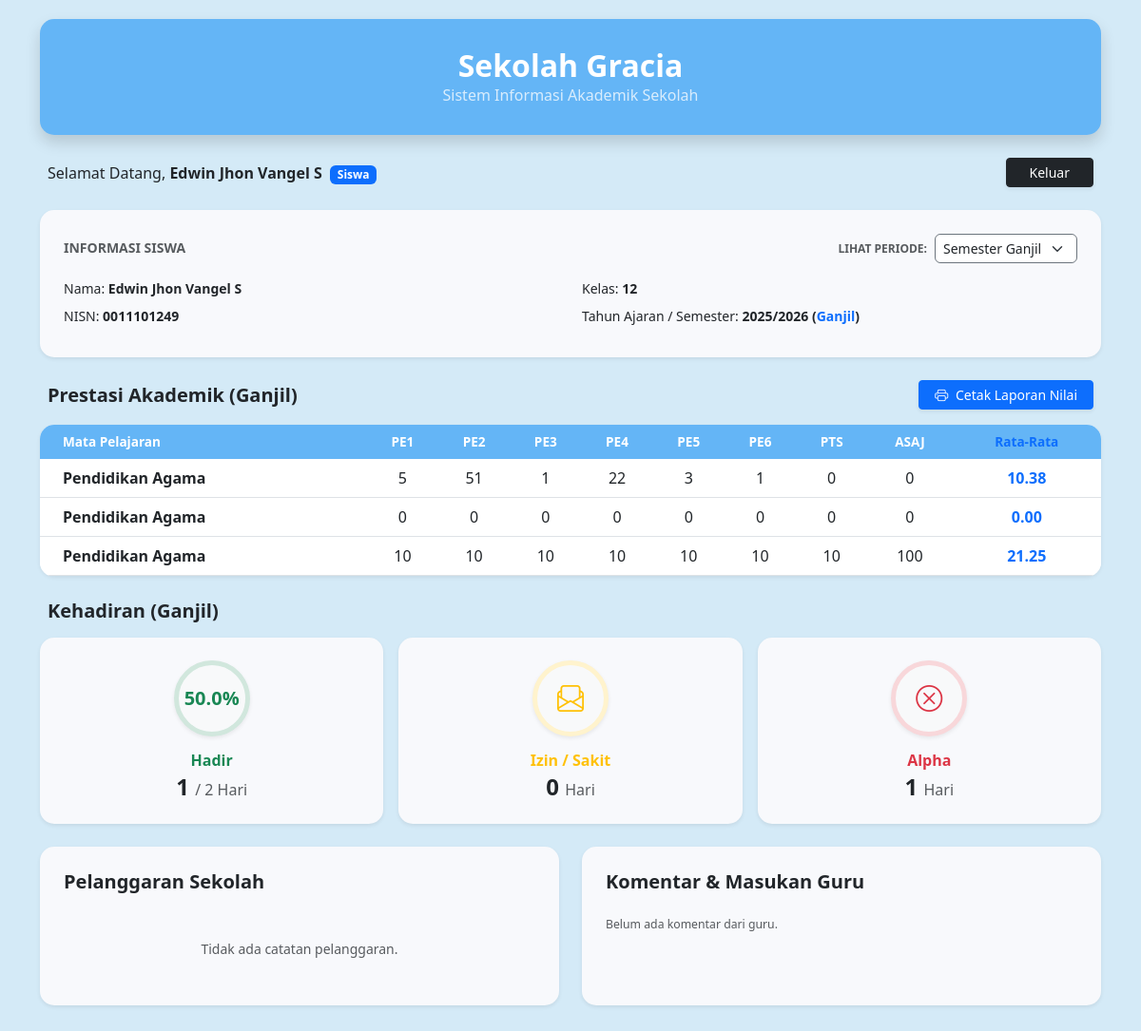
Page /menu.php (signed in) on the committed database.
### tables this page shows
CREATE TABLE `data_siswa` (
  `nisn` varchar(10) NOT NULL,
  `nama` varchar(50) NOT NULL,
  `email` varchar(100) DEFAULT NULL,
  `kelas` int NOT NULL,
  `alamat` varchar(255) NOT NULL,
  `password` varchar(10) DEFAULT NULL,
  `level` int NOT NULL,
  `status_akun` enum('Waiting','Approved','Rejected') DEFAULT 'Waiting'
);

CREATE TABLE `tabel_nilai` (
  `id_nilai` int NOT NULL,
  `nisn` varchar(10) DEFAULT NULL,
  `id_matapelajaran` varchar(2) DEFAULT NULL,
  `pe1` int DEFAULT '0',
  `pe2` int DEFAULT '0',
  `pe3` int DEFAULT '0',
  `pe4` int DEFAULT '0',
  `pe5` int DEFAULT '0',
  `pe6` int DEFAULT '0',
  `pts` int DEFAULT '0',
  `asaj` int DEFAULT '0',
  `semester` enum('Ganjil','Genap') DEFAULT 'Ganjil'
);

CREATE TABLE `mata_pelajaran` (
  `id_matapelajaran` varchar(2) NOT NULL,
  `matapelajaran` varchar(20) NOT NULL
);

### menu.php (the view, shortened to what this page needs)
<?php
include 'koneksi.php';
$level_user = $_SESSION['level'];
$nisn_login = $_SESSION['nisn'];
$semester_aktif = isset($_GET['semester']) ? mysqli_real_escape_string($conn, $_GET['semester']) : 'Ganjil';
$query_user = mysqli_query($conn, "SELECT * FROM data_siswa WHERE nisn = '$nisn_login'");
$user_data = mysqli_fetch_assoc($query_user);
?>
<!DOCTYPE html>
<html lang="id">
<head>
    <link href="https://cdn.jsdelivr.net/npm/bootstrap@5.3.0/dist/css/bootstrap.min.css" rel="stylesheet">
    <link rel="stylesheet" href="https://cdn.jsdelivr.net/npm/bootstrap-icons@1.11.0/font/bootstrap-icons.css">
    <link href="https://unpkg.com/aos@2.3.1/dist/aos.css" rel="stylesheet">
</head>
<body>
    <div class="container pb-5">
        <div class="header-panel shadow mb-4 text-center" style="background-color: #64B5F6;" data-aos="zoom-in" data-aos-duration="800">
            <h2 class="fw-bold m-0">Sekolah Gracia</h2>
            <p class="m-0 opacity-75">Sistem Informasi Akademik Sekolah</p>
        </div>
        <div class="d-flex justify-content-between align-items-center mb-4 px-2" data-aos="fade-down" data-aos-delay="200">
            <div>
                <span>Selamat Datang, </span><span class="fw-bold"><?php echo $user_data['nama']; ?></span>
                <span class="badge bg-primary ms-1"><?php echo ($level_user == '2') ? 'Guru / Admin' : 'Siswa'; ?></span>
            </div>
            <a href="logout.php" class="btn btn-dark btn-sm px-4 shadow-sm">Keluar</a>
        </div>
        <?php if ($level_user == '2'): ?>
            <div class="card info-card shadow-sm mb-4" data-aos="fade-up" data-aos-duration="800">
                <h5 class="fw-bold mb-4 small text-uppercase text-muted">Informasi Admin / Sekolah</h5>
                <div class="row">
                    <div class="col-md-4 mb-3">
                        <div class="p-3 bg-white rounded shadow-sm border-start border-primary border-4">
                            <div class="text-muted small">Total Siswa</div>
                            <div class="h4 fw-bold mb-0"><?php echo $total_siswa; ?> Siswa</div>
                        </div>
                    </div>
                    <div class="col-md-4 mb-3">
                        <div class="p-3 bg-white rounded shadow-sm border-start border-success border-4">
                            <div class="text-muted small">Mata Pelajaran Aktif</div>
                            <div class="h4 fw-bold mb-0"><?php echo $total_mapel; ?> Pelajaran</div>
                        </div>
                    </div>
                    <div class="col-md-4 mb-3">
                        <div class="p-3 bg-white rounded shadow-sm border-start border-warning border-4">
                            <div class="text-muted small">Rata Nilai Sekolah</div>
                            <div class="h4 fw-bold mb-0"><?php echo $rata_rata_sekolah; ?></div>
                        </div>
                    </div>
                </div>
            </div>
            <h5 class="fw-bold mb-3 px-2" data-aos="fade-right">Menu Kelola Data</h5>
            <div class="row g-3">
                <div class="col-md-3"><a href="admin_cek_siswa.php" class="card menu-card shadow-sm h-100 p-4 text-center border-0"><i class="bi bi-search fs-2 text-primary mb-2"></i>
                        <h6 class="fw-bold text-dark mb-1">Monitor Siswa</h6><small class="text-muted">Cek nilai & absensi</small>
                    </a></div>
                <div class="col-md-3"><a href="tambah_nilai.php" class="card menu-card shadow-sm h-100 p-4 text-center border-0"><i class="bi bi-plus-circle fs-2 text-success mb-2"></i>
                        <h6 class="fw-bold text-dark mb-1">Input Nilai</h6><small class="text-muted">Masukkan rincian nilai</small>
                    </a></div>
                <div class="col-md-3"><a href="tambah_komentar.php" class="card menu-card shadow-sm h-100 p-4 text-center border-0"><i class="bi bi-chat-dots fs-2 text-info mb-2"></i>
                        <h6 class="fw-bold text-dark mb-1">Beri Komentar</h6><small class="text-muted">Tulis masukan evaluasi</small>
                    </a></div>
                <div class="col-md-3"><a href="admin_manajemen_user.php" class="card menu-card shadow-sm h-100 p-4 text-center border-0"><i class="bi bi-people fs-2 text-dark mb-2"></i>
                        <h6 class="fw-bold text-dark mb-1">Manajemen User</h6><small class="text-muted">Waiting list verifikasi</small>
                    </a></div>
            </div>
        <?php else: ?>
            <div class="card info-card shadow-sm mb-4" data-aos="fade-up" data-aos-duration="700">
                <div class="d-flex justify-content-between align-items-center mb-3">
                    <h5 class="fw-bold small text-uppercase text-muted m-0">Informasi Siswa</h5>
                    <form action="" method="GET" class="d-flex align-items-center gap-2">
                        <small class="text-muted fw-bold text-uppercase" style="font-size:0.75rem;">Lihat Periode:</small>
                        <select name="semester" class="form-select form-select-sm border-secondary" onchange="this.form.submit()" style="border-radius:6px; width:150px;">
                            <option value="Ganjil" <?php echo ($semester_aktif == 'Ganjil') ? 'selected' : ''; ?>>Semester Ganjil</option>
                        </select>
                    </form>
                </div>
                <div class="row small">
                    <div class="col-md-6">
                        <div class="mb-2">Nama: <strong><?php echo $user_data['nama']; ?></strong></div>
                        <div class="mb-2">NISN: <strong><?php echo $user_data['nisn']; ?></strong></div>
                    </div>
                    <div class="col-md-6">
                        <div class="mb-2">Kelas: <strong><?php echo $user_data['kelas']; ?></strong></div>
                        <div class="mb-2">Tahun Ajaran / Semester: <strong>2025/2026 (<span class="text-primary"><?php echo $semester_aktif; ?></span>)</strong></div>
                    </div>
                </div>
            </div>
            <div class="d-flex justify-content-between align-items-center mb-3 px-2" data-aos="fade-right">
                <h5 class="fw-bold m-0">Prestasi Akademik (<?php echo $semester_aktif; ?>)</h5>
                <a href="cetak.php?nisn=<?php echo $nisn_login; ?>&semester=<?php echo $semester_aktif; ?>" target="_blank" class="btn btn-primary btn-sm px-3 shadow-sm">
                    <i class="bi bi-printer me-1"></i> Cetak Laporan Nilai
                </a>
            </div>
            <div class="card border-0 shadow-sm overflow-hidden mb-4" style="border-radius: 15px;" data-aos="zoom-in-up" data-aos-duration="800">
                <div class="table-responsive">
                    <table class="table table-hover mb-0">
                        <thead>
                            <tr>
                                <th class="text-start ps-4">Mata Pelajaran</th>
                                <th>PE1</th>
                                <th>PE2</th>
                                <th>PE3</th>
                                <th>PE4</th>
                                <th>PE5</th>
                                <th>PE6</th>
                                <th>PTS</th>
                                <th>ASAJ</th>
                                <th class="avg-column text-primary">Rata-Rata</th>
                            </tr>
                        </thead>
                        <tbody>
                            <?php
                            $q_nilai = mysqli_query($conn, "SELECT n.*, m.matapelajaran FROM tabel_nilai n JOIN mata_pelajaran m ON n.id_matapelajaran = m.id_matapelajaran WHERE n.nisn = '$nisn_login' AND n.semester = '$semester_aktif'");
                            if (mysqli_num_rows($q_nilai) > 0) {
                                while ($row = mysqli_fetch_assoc($q_nilai)) {
                                    $rata = ($row['pe1'] + $row['pe2'] + $row['pe3'] + $row['pe4'] + $row['pe5'] + $row['pe6'] + $row['pts'] + $row['asaj']) / 8;
                                    echo "<tr class='text-center'>";
                                    echo "<td class='text-start ps-4 fw-bold'>" . $row['matapelajaran'] . "</td>";
                                    echo "<td>" . $row['pe1'] . "</td><td>" . $row['pe2'] . "</td><td>" . $row['pe3'] . "</td><td>" . $row['pe4'] . "</td><td>" . $row['pe5'] . "</td><td>" . $row['pe6'] . "</td><td>" . $row['pts'] . "</td><td>" . $row['asaj'] . "</td>";
                                    echo "<td class='avg-column text-primary'>" . number_format($rata, 2) . "</td>";
                                    echo "</tr>";
                                }
                            } else {
                                echo "<tr><td colspan='10' class='text-center py-4 text-muted'>Belum ada data nilai di Semester " . $semester_aktif . ".</td></tr>";
                            }
                            ?>
                        </tbody>
                    </table>
                </div>
            </div>
            <h5 class="fw-bold mb-3 px-2" data-aos="fade-right">Kehadiran (<?php echo $semester_aktif; ?>)</h5>
            <?php
            $q_total = mysqli_query($conn, "SELECT COUNT(*) as total FROM kehadiran WHERE nisn = '$nisn_login' AND semester = '$semester_aktif'");
            $total_hari = mysqli_fetch_assoc($q_total)['total'];
            $q_hadir = mysqli_query($conn, "SELECT COUNT(*) as total FROM kehadiran WHERE nisn = '$nisn_login' AND status = 'Hadir' AND semester = '$semester_aktif'");
            $hadir = mysqli_fetch_assoc($q_hadir)['total'];
            $q_izin_sakit = mysqli_query($conn, "SELECT COUNT(*) as total FROM kehadiran WHERE nisn = '$nisn_login' AND status IN ('Izin', 'Sakit') AND semester = '$semester_aktif'");
            $izin_sakit = mysqli_fetch_assoc($q_izin_sakit)['total'];
            $q_alpha = mysqli_query($conn, "SELECT COUNT(*) as total FROM kehadiran WHERE nisn = '$nisn_login' AND status = 'Alpha' AND semester = '$semester_aktif'");
            $alpha = mysqli_fetch_assoc($q_alpha)['total'];
            $persen = ($total_hari > 0) ? ($hadir / $total_hari) * 100 : 0;
            ?>
            <div class="row g-3 mb-4">
                <div class="col-md-4">
                    <div class="card info-card shadow-sm text-center h-100 py-4">
                        <div class="rounded-circle bg-light d-flex align-items-center justify-content-center mx-auto shadow-sm mb-3" style="width: 80px; height: 80px; border: 5px solid #d1e7dd;">
                            <span class="fw-bold text-success fs-5"><?php echo number_format($persen, 1); ?>%</span>
                        </div>
                        <h6 class="fw-bold text-success mb-1">Hadir</h6>
                        <div class="h4 fw-bold text-dark mb-0"><?php echo $hadir; ?> <span class="fs-6 text-muted fw-normal">/ <?php echo $total_hari; ?> Hari</span></div>
                    </div>
                </div>
                <div class="col-md-4">
                    <div class="card info-card shadow-sm text-center h-100 py-4">
                        <div class="rounded-circle bg-light d-flex align-items-center justify-content-center mx-auto shadow-sm mb-3" style="width: 80px; height: 80px; border: 5px solid #fff3cd;"><i class="bi bi-envelope-paper text-warning fs-3"></i></div>
                        <h6 class="fw-bold text-warning mb-1">Izin / Sakit</h6>
                        <div class="h4 fw-bold text-dark mb-0"><?php echo $izin_sakit; ?> <span class="fs-6 text-muted fw-normal">Hari</span></div>
                    </div>
                </div>
                <div class="col-md-4">
                    <div class="card info-card shadow-sm text-center h-100 py-4">
                        <div class="rounded-circle bg-light d-flex align-items-center justify-content-center mx-auto shadow-sm mb-3" style="width: 80px; height: 80px; border: 5px solid #f8d7da;"><i class="bi bi-x-circle text-danger fs-3"></i></div>
                        <h6 class="fw-bold text-danger mb-1">Alpha</h6>
                        <div class="h4 fw-bold text-dark mb-0"><?php echo $alpha; ?> <span class="fs-6 text-muted fw-normal">Hari</span></div>
                    </div>
                </div>
            </div>
            <div class="row">
                <div class="col-md-6 mb-4">
                    <div class="card info-card shadow-sm h-100">
                        <h5 class="fw-bold mb-4">Pelanggaran Sekolah</h5>
                        <div class="overflow-auto small" style="max-height: 150px;">
                            <?php
                            $q_p = mysqli_query($conn, "SELECT * FROM pelanggaran WHERE nisn = '$nisn_login'");
                            if (mysqli_num_rows($q_p) > 0) {
                                while ($p = mysqli_fetch_assoc($q_p)) {
                                    echo "<div class='border-bottom pb-2 mb-2'><span class='fw-bold text-danger'>• " . $p['jenis_pelanggaran'] . "</span><br><small class='text-muted'>" . date('d/m/Y', strtotime($p['tanggal'])) . "</small></div>";
                                }
                            } else {
                                echo "<p class='text-center text-muted my-4'>Tidak ada catatan pelanggaran.</p>";
                            }
                            ?>
                        </div>
                    </div>
                </div>
                <div class="col-md-6 mb-4">
                    <div class="card info-card shadow-sm h-100">
                        <h5 class="fw-bold mb-4">Komentar & Masukan Guru</h5>
                        <div class="overflow-auto small" style="max-height: 150px;">
                            <?php
                            $q_k = mysqli_query($conn, "SELECT * FROM komentar_guru WHERE nisn = '$nisn_login'");
                            if (mysqli_num_rows($q_k) > 0) {
                                while ($k = mysqli_fetch_assoc($q_k)) {
                                    echo "<div class='d-flex mb-2 align-items-start bg-white p-2 rounded border'>
                                        <div><strong class='small text-primary'>" . $k['judul_komentar'] . "</strong><p class='text-muted small mb-0'>" . $k['isi_komentar'] . "</p></div>
                                      </div>";
                                }
                            } else {
                                echo "<p class='small text-muted'>Belum ada komentar dari guru.</p>";
                            }
                            ?>
                        </div>
                    </div>
                </div>
            </div>
        <?php endif; ?>
    </div>
</body>
</html>

### menu.php (style rules this page uses)
:root { --dark-header: #0a0a1a; --primary-blue: #2b59ff; --card-bg: #f8f9fc; }
body { background-color: #D4EAF7; font-family: 'Segoe UI', sans-serif; overflow-x: hidden; }
.header-panel { background-color: var(--dark-header); color: white; border-radius: 15px; padding: 30px; margin-top: 20px; }
.info-card { background-color: var(--card-bg); border: none; border-radius: 15px; padding: 25px; }
.table thead th { background-color: #64b5f6 !important; color: white; font-size: 0.85rem; text-align: center; border: none; }
.avg-column { background-color: #eef2ff; font-weight: bold; }

### rows in the picture
data_siswa: nama "Edwin Jhon Vangel S", nisn "0011101249", kelas "12"
tabel_nilai: id_matapelajaran.matapelajaran "Pendidikan Agama", pe1 "5", pe2 "51", pe3 "1", pe4 "22", pe5 "3", pe6 "1", pts "0", asaj "0", rata "10.38"
tabel_nilai: id_matapelajaran.matapelajaran "Pendidikan Agama", pe1 "0", pe2 "0", pe3 "0", pe4 "0", pe5 "0", pe6 "0", pts "0", asaj "0", rata "0.00"
tabel_nilai: id_matapelajaran.matapelajaran "Pendidikan Agama", pe1 "10", pe2 "10", pe3 "10", pe4 "10", pe5 "10", pe6 "10", pts "10", asaj "100", rata "21.25"

### other values in the picture
$semester_aktif "Ganjil"
$persen "50.0"
$hadir "1"
$total_hari "2"
$izin_sakit "0"
$alpha "1"
